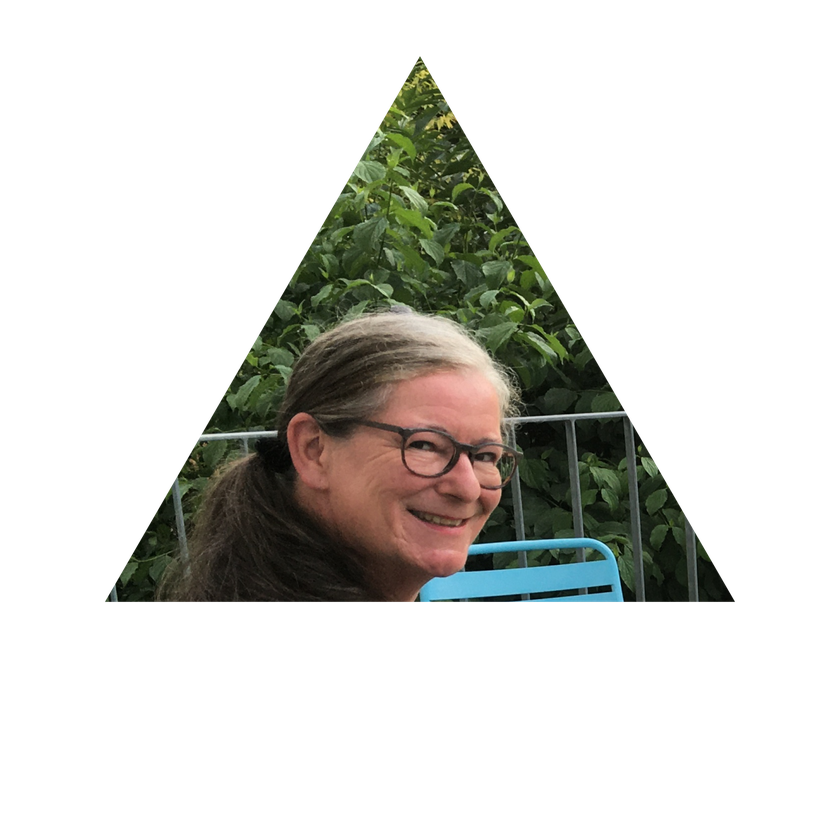
#> input picture input/img.png, 840 x 840 px, shrunk from 1200 x 1200 before the run
$ python kaleidoskop.py
#> lines starting #> are read from the running program, lines starting #| are printed output that depends on the picture
from PIL import Image, ImageOps
import numpy as np
import math
import sys

from numpy.core.fromnumeric import size

# parameters
s = 10
# error if no argument provided:
if not(len(sys.argv) == 2):
    print("no size given. Please provide number! \nfor example: ''python3 kaleidoskop.py 5''")
else:
    s = int(sys.argv[1])
    # functions


def row(back, i0, i1, i2, i3, i4, i5, x, y):
    back.paste(i0, (int(x), int(y)), i0)
    back.paste(i1, (int(x+w/2), int(y-r)), i1)
    back.paste(i2, (int(x+w), int(y)), i2)
    back.paste(i3, (int(x+3/2*w), int(y-r)), i3)
    back.paste(i4, (int(x+2*w), int(y)), i4)
    back.paste(i5, (int(x+5/2*w), int(y-r)), i5)


# load image data
im = Image.open("input/img.png", 'r')
#> im is the input picture: PIL image 840x840 RGBA; mean R, G, B, A 19.6, 19.7, 15.2, 62.1
pix = np.array(im)
img = Image.fromarray(pix, "RGBA")
img_mirr = ImageOps.mirror(img)
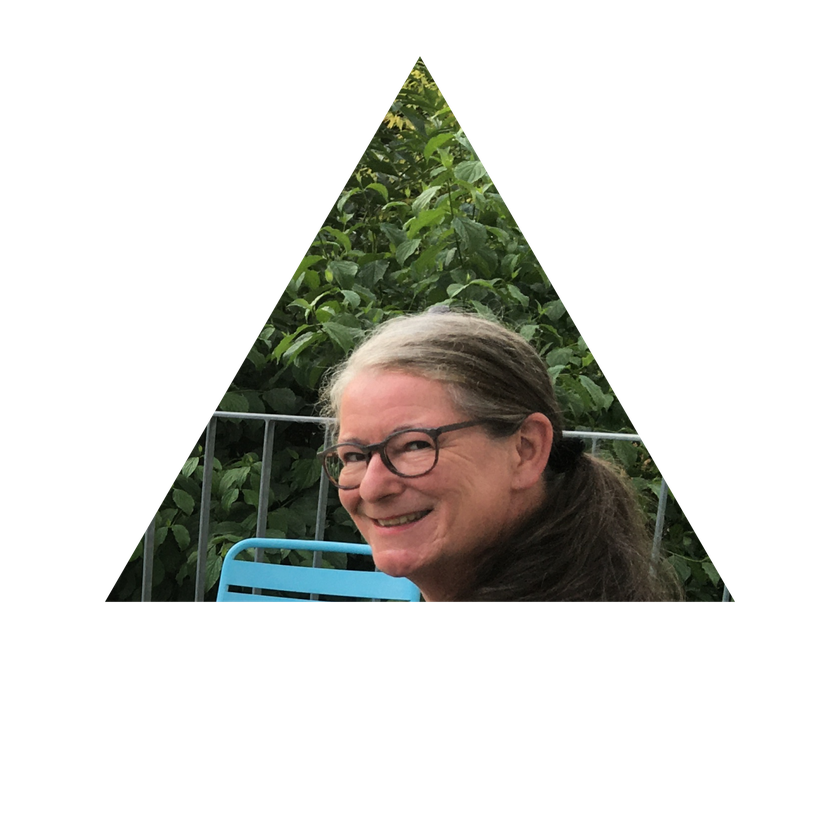
#> img_mirr: PIL image 840x840 RGBA; mean R, G, B, A 19.6, 19.7, 15.2, 62.1; transparent parts drawn white
w = im.size[0]*0.75
#> w = 630
h = im.size[1]*0.75*(math.sqrt(3)/2)
#> h = 545.6
bw = s*w
#> bw = 6300
bh = s*h
#> bh = 5456
r = h/3
#> r = 181.9

# create empty image
back = Image.new('RGBA', (int(bw), int(bh)), color='white')
#> back: PIL image 6300x5455 RGBA; every value is 255

# create tiles
img0 = img
img1 = img_mirr.rotate(60)
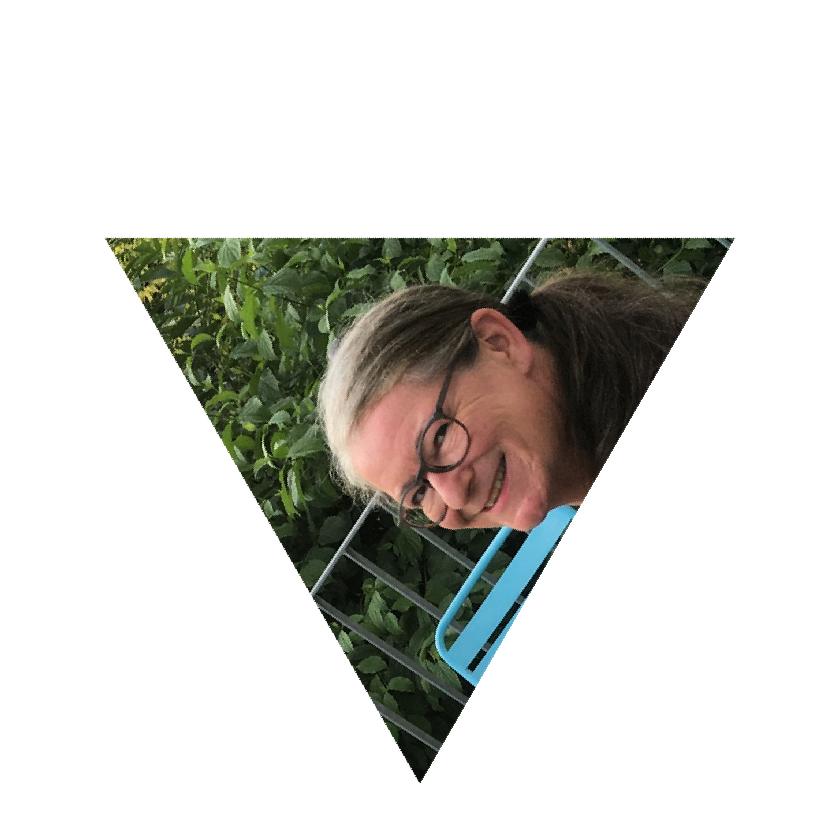
#> img1: PIL image 840x840 RGBA; mean R, G, B, A 19.6, 19.7, 15.2, 62.1; transparent parts drawn white
img2 = img.rotate(-120)
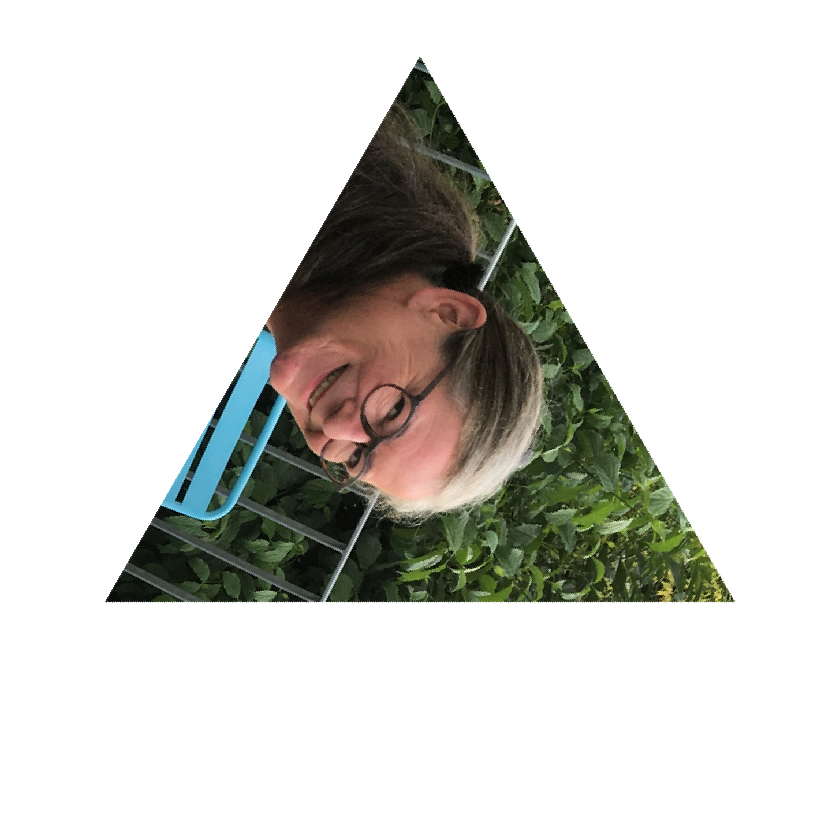
#> img2: PIL image 840x840 RGBA; mean R, G, B, A 19.6, 19.7, 15.2, 62.1; transparent parts drawn white
img3 = img_mirr.rotate(180)
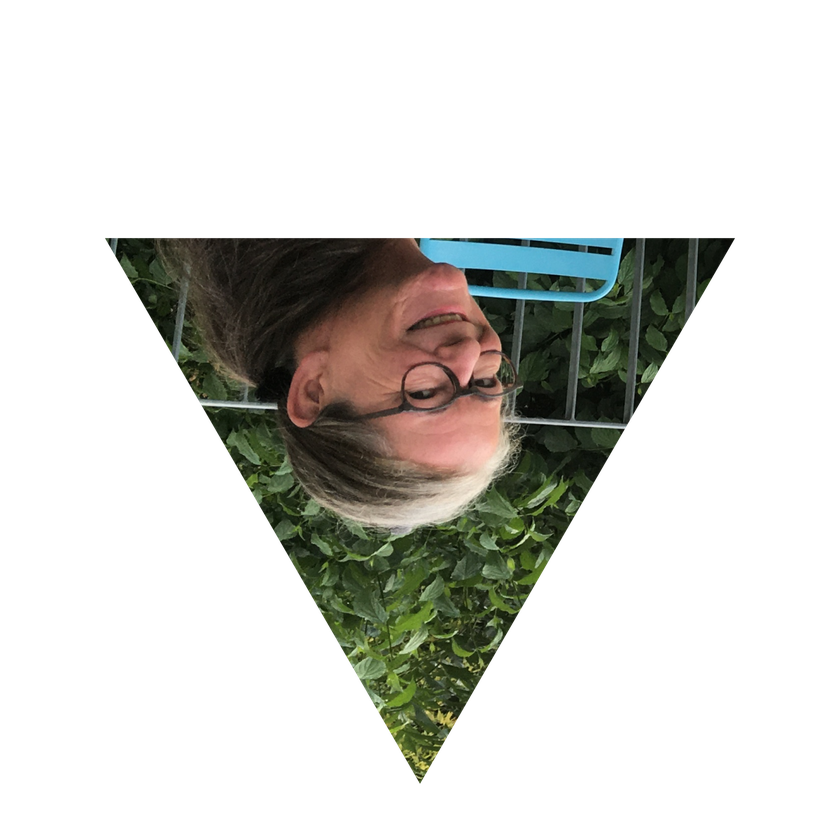
#> img3: PIL image 840x840 RGBA; mean R, G, B, A 19.6, 19.7, 15.2, 62.1; transparent parts drawn white
img4 = img.rotate(120)
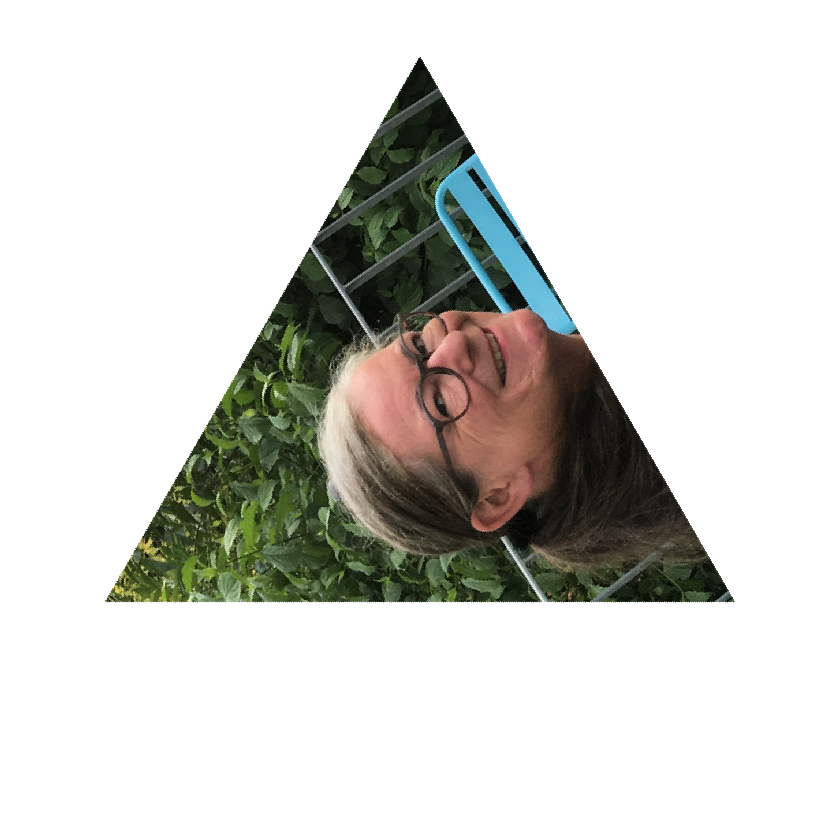
#> img4: PIL image 840x840 RGBA; mean R, G, B, A 19.6, 19.7, 15.2, 62.1; transparent parts drawn white
img5 = img_mirr.rotate(-60)
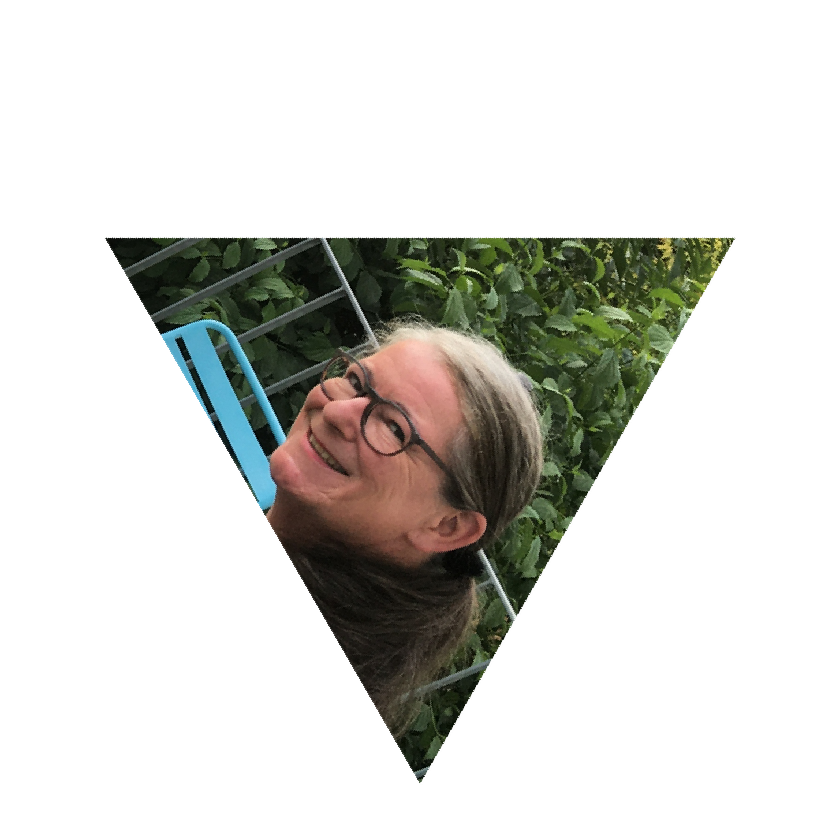
#> img5: PIL image 840x840 RGBA; mean R, G, B, A 19.6, 19.7, 15.2, 62.1; transparent parts drawn white

for y in range(s):
    for x in range(-s, s):
        row(back, img0, img1, img2, img3, img4, img5, 3*w*x+y*1.5*w, y*h-r/3)


back.save("output/img.png", "PNG")
